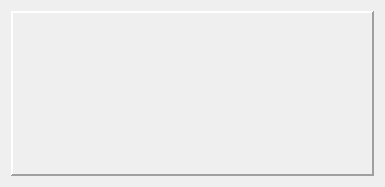
<?xml version="1.0" encoding="UTF-8"?>
<ui version="4.0">
 <class>TrainerSimulator</class>
 <widget class="QWidget" name="TrainerSimulator">
  <property name="geometry">
   <rect>
    <x>0</x>
    <y>0</y>
    <width>385</width>
    <height>187</height>
   </rect>
  </property>
  <property name="sizePolicy">
   <sizepolicy hsizetype="Minimum" vsizetype="Preferred">
    <horstretch>0</horstretch>
    <verstretch>0</verstretch>
   </sizepolicy>
  </property>
  <property name="windowTitle">
   <string>Trainer simulator</string>
  </property>
  <layout class="QGridLayout" name="gridLayout">
   <item row="0" column="0">
    <widget class="QFrame" name="frame">
     <property name="frameShape">
      <enum>QFrame::Panel</enum>
     </property>
     <property name="frameShadow">
      <enum>QFrame::Raised</enum>
     </property>
     <property name="lineWidth">
      <number>2</number>
     </property>
     <layout class="QHBoxLayout" name="horizontalLayout">
      <property name="spacing">
       <number>15</number>
      </property>
      <property name="leftMargin">
       <number>0</number>
      </property>
      <property name="topMargin">
       <number>0</number>
      </property>
      <property name="rightMargin">
       <number>0</number>
      </property>
      <property name="bottomMargin">
       <number>0</number>
      </property>
      <item>
       <layout class="QHBoxLayout" name="leftStickLayout">
        <property name="spacing">
         <number>0</number>
        </property>
       </layout>
      </item>
      <item>
       <layout class="QHBoxLayout" name="rightStickLayout">
        <property name="spacing">
         <number>0</number>
        </property>
       </layout>
      </item>
     </layout>
    </widget>
   </item>
  </layout>
 </widget>
 <resources/>
 <connections/>
</ui>
